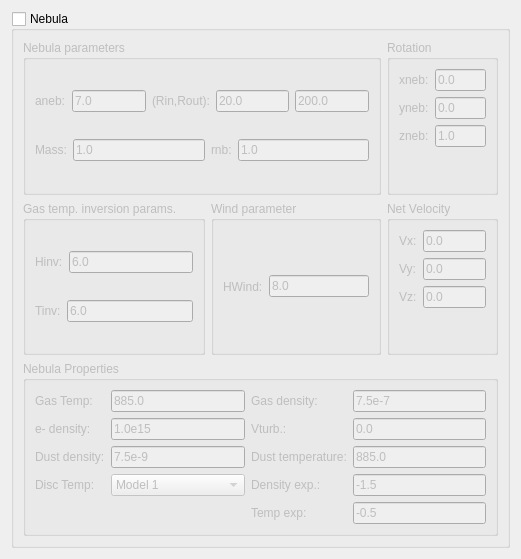
          <widget class="QWidget" name="scrollContentsNebula">
           <property name="geometry">
            <rect>
             <x>0</x>
             <y>-158</y>
             <width>521</width>
             <height>559</height>
            </rect>
           </property>
           <layout class="QVBoxLayout" name="verticalLayout_27">
            <item>
             <widget class="QGroupBox" name="groupNebula">
              <property name="toolTip">
               <string>&lt;html&gt;&lt;head/&gt;&lt;body&gt;&lt;p&gt;Protoplanetary disk/nebula around central object.&lt;/p&gt;&lt;/body&gt;&lt;/html&gt;</string>
              </property>
              <property name="title">
               <string>Nebula</string>
              </property>
              <property name="checkable">
               <bool>true</bool>
              </property>
              <property name="checked">
               <bool>false</bool>
              </property>
              <layout class="QGridLayout" name="gridLayout_19">
               <item row="0" column="2">
                <widget class="QGroupBox" name="groupOrientationnb">
                 <property name="toolTip">
                  <string>&lt;html&gt;&lt;head/&gt;&lt;body&gt;&lt;p&gt;Components of the unit aiming vector of the rotational axis of the Keplerian disc around emnb.&lt;/p&gt;&lt;/body&gt;&lt;/html&gt;</string>
                 </property>
                 <property name="title">
                  <string>Rotation</string>
                 </property>
                 <layout class="QFormLayout" name="formLayout_22">
                  <item row="0" column="0">
                   <widget class="QLabel" name="labelxnb">
                    <property name="toolTip">
                     <string>&lt;html&gt;&lt;head/&gt;&lt;body&gt;&lt;p&gt;xneb&lt;/p&gt;&lt;/body&gt;&lt;/html&gt;</string>
                    </property>
                    <property name="text">
                     <string>xneb:</string>
                    </property>
                   </widget>
                  </item>
                  <item row="0" column="1">
                   <widget class="QLineEdit" name="textxneb">
                    <property name="text">
                     <string>0.0</string>
                    </property>
                   </widget>
                  </item>
                  <item row="1" column="0">
                   <widget class="QLabel" name="labelynb">
                    <property name="toolTip">
                     <string>&lt;html&gt;&lt;head/&gt;&lt;body&gt;&lt;p&gt;yneb&lt;/p&gt;&lt;/body&gt;&lt;/html&gt;</string>
                    </property>
                    <property name="text">
                     <string>yneb:</string>
                    </property>
                   </widget>
                  </item>
                  <item row="1" column="1">
                   <widget class="QLineEdit" name="textyneb">
                    <property name="text">
                     <string>0.0</string>
                    </property>
                   </widget>
                  </item>
                  <item row="2" column="0">
                   <widget class="QLabel" name="labelznb">
                    <property name="toolTip">
                     <string>&lt;html&gt;&lt;head/&gt;&lt;body&gt;&lt;p&gt;zneb&lt;/p&gt;&lt;/body&gt;&lt;/html&gt;</string>
                    </property>
                    <property name="text">
                     <string>zneb:</string>
                    </property>
                   </widget>
                  </item>
                  <item row="2" column="1">
                   <widget class="QLineEdit" name="textzneb">
                    <property name="text">
                     <string>1.0</string>
                    </property>
                   </widget>
                  </item>
                 </layout>
                </widget>
               </item>
               <item row="2" column="0" colspan="3">
                <widget class="QGroupBox" name="groupNebProp">
                 <property name="toolTip">
                  <string>&lt;html&gt;&lt;head/&gt;&lt;body&gt;&lt;p&gt;Density and temperature of the nebula.&lt;/p&gt;&lt;/body&gt;&lt;/html&gt;</string>
                 </property>
                 <property name="title">
                  <string>Nebula Properties</string>
                 </property>
                 <layout class="QGridLayout" name="gridLayout_17">
                  <item row="3" column="2">
                   <widget class="QLabel" name="labeledennb">
                    <property name="toolTip">
                     <string>&lt;html&gt;&lt;head/&gt;&lt;body&gt;&lt;p&gt;edennb: Radial density dependence exponent of surface density (dens, ane and dust density are a function of r) Ne(r,z) ~ Rho_dust(r,z) ~ Rho_gas(r,z)&lt;/p&gt;&lt;/body&gt;&lt;/html&gt;</string>
                    </property>
                    <property name="text">
                     <string>Density exp.:</string>
                    </property>
                   </widget>
                  </item>
                  <item row="4" column="2">
                   <widget class="QLabel" name="labeletmpnb">
                    <property name="toolTip">
                     <string>&lt;html&gt;&lt;head/&gt;&lt;body&gt;&lt;p&gt;etmpnb: Exponent of radial temperature dependence.&lt;/p&gt;&lt;/body&gt;&lt;/html&gt;</string>
                    </property>
                    <property name="text">
                     <string>Temp exp:</string>
                    </property>
                   </widget>
                  </item>
                  <item row="1" column="3">
                   <widget class="QLineEdit" name="textvtrbnb">
                    <property name="text">
                     <string>0.0</string>
                    </property>
                   </widget>
                  </item>
                  <item row="0" column="0">
                   <widget class="QLabel" name="labeltempnb">
                    <property name="toolTip">
                     <string>&lt;html&gt;&lt;head/&gt;&lt;body&gt;&lt;p&gt;tempnb: Characteristic gas temperature [K].&lt;/p&gt;&lt;/body&gt;&lt;/html&gt;</string>
                    </property>
                    <property name="text">
                     <string>Gas Temp:</string>
                    </property>
                   </widget>
                  </item>
                  <item row="2" column="0">
                   <widget class="QLabel" name="labeldstdnb">
                    <property name="toolTip">
                     <string>&lt;html&gt;&lt;head/&gt;&lt;body&gt;&lt;p&gt;dstdnb: Dust density at rinnb [g/cm&lt;span style=&quot; vertical-align:super;&quot;&gt;3&lt;/span&gt;] (at midplane).&lt;/p&gt;&lt;/body&gt;&lt;/html&gt;</string>
                    </property>
                    <property name="text">
                     <string>Dust density:</string>
                    </property>
                   </widget>
                  </item>
                  <item row="0" column="1">
                   <widget class="QLineEdit" name="texttempnb">
                    <property name="text">
                     <string>885.0</string>
                    </property>
                   </widget>
                  </item>
                  <item row="4" column="3">
                   <widget class="QLineEdit" name="textetmpnb">
                    <property name="text">
                     <string>-0.5</string>
                    </property>
                   </widget>
                  </item>
                  <item row="2" column="2">
                   <widget class="QLabel" name="labeldsttnb">
                    <property name="toolTip">
                     <string>&lt;html&gt;&lt;head/&gt;&lt;body&gt;&lt;p&gt;dsttnb: Characteristic dust temperature [K].&lt;/p&gt;&lt;/body&gt;&lt;/html&gt;</string>
                    </property>
                    <property name="text">
                     <string>Dust temperature:</string>
                    </property>
                   </widget>
                  </item>
                  <item row="0" column="3">
                   <widget class="QLineEdit" name="textdensnb">
                    <property name="text">
                     <string>7.5e-7</string>
                    </property>
                   </widget>
                  </item>
                  <item row="3" column="3">
                   <widget class="QLineEdit" name="textedennb">
                    <property name="text">
                     <string>-1.5</string>
                    </property>
                   </widget>
                  </item>
                  <item row="2" column="3">
                   <widget class="QLineEdit" name="textdsttnb">
                    <property name="text">
                     <string>885.0</string>
                    </property>
                   </widget>
                  </item>
                  <item row="2" column="1">
                   <widget class="QLineEdit" name="textdstdnb">
                    <property name="text">
                     <string>7.5e-9</string>
                    </property>
                   </widget>
                  </item>
                  <item row="1" column="1">
                   <widget class="QLineEdit" name="textanenb">
                    <property name="text">
                     <string>1.0e15</string>
                    </property>
                   </widget>
                  </item>
                  <item row="0" column="2">
                   <widget class="QLabel" name="labeldensnb">
                    <property name="toolTip">
                     <string>&lt;html&gt;&lt;head/&gt;&lt;body&gt;&lt;p&gt;densnb: Gas density at rinnb (at midplane).&lt;/p&gt;&lt;/body&gt;&lt;/html&gt;</string>
                    </property>
                    <property name="text">
                     <string>Gas density:</string>
                    </property>
                   </widget>
                  </item>
                  <item row="1" column="0">
                   <widget class="QLabel" name="labelanenb">
                    <property name="toolTip">
                     <string>&lt;html&gt;&lt;head/&gt;&lt;body&gt;&lt;p&gt;anenb: Electron num. density at rinnb (at midplane).&lt;/p&gt;&lt;/body&gt;&lt;/html&gt;</string>
                    </property>
                    <property name="text">
                     <string>e- density:</string>
                    </property>
                   </widget>
                  </item>
                  <item row="1" column="2">
                   <widget class="QLabel" name="labelvtrbnb">
                    <property name="toolTip">
                     <string>&lt;html&gt;&lt;head/&gt;&lt;body&gt;&lt;p&gt;vtrbuf: Microturbulence [km/s].&lt;/p&gt;&lt;/body&gt;&lt;/html&gt;</string>
                    </property>
                    <property name="text">
                     <string>Vturb.:</string>
                    </property>
                   </widget>
                  </item>
                  <item row="3" column="1">
                   <widget class="QComboBox" name="comboitnb">
                    <item>
                     <property name="text">
                      <string>Model 1</string>
                     </property>
                    </item>
                    <item>
                     <property name="text">
                      <string>Model 2</string>
                     </property>
                    </item>
                    <item>
                     <property name="text">
                      <string>Model 3</string>
                     </property>
                    </item>
                   </widget>
                  </item>
                  <item row="3" column="0">
                   <widget class="QLabel" name="labelitnb">
                    <property name="toolTip">
                     <string>&lt;html&gt;&lt;head/&gt;&lt;body&gt;&lt;p&gt;Model 1: Nebula gas and dust temperatures are constant&lt;/p&gt;&lt;p&gt;Model 2: Nebula gas and dust temp. are a function of r only&lt;/p&gt;&lt;p&gt;T(r)=tempnb*(Rnb/r)**0.75*(1-(Rnb/r)**0.5)**0.25&lt;/p&gt;&lt;p&gt;T(r)=dsttuf*(Rnb/r)**0.75*(1-(Rnb/r)**0.5)**0.25&lt;/p&gt;&lt;p&gt;Model 3: Disc temperature as a power law (e.g. protopl. discs)&lt;/p&gt;&lt;p&gt;T(r)=tempnb*(r/rinnb)**etmpnb there may be a gas temperature inversion in z.&lt;/p&gt;&lt;/body&gt;&lt;/html&gt;</string>
                    </property>
                    <property name="text">
                     <string>Disc Temp:</string>
                    </property>
                   </widget>
                  </item>
                 </layout>
                </widget>
               </item>
               <item row="1" column="0">
                <widget class="QGroupBox" name="groupInvGasnb">
                 <property name="title">
                  <string>Gas temp. inversion params.</string>
                 </property>
                 <layout class="QGridLayout" name="gridLayout_18">
                  <item row="0" column="0">
                   <layout class="QHBoxLayout" name="horizontalLayout_13">
                    <item>
                     <widget class="QLabel" name="labelhinvnb">
                      <property name="toolTip">
                       <string>&lt;html&gt;&lt;head/&gt;&lt;body&gt;&lt;p&gt;hinvnb: Start of vertical gas temp. inversion in [H].&lt;/p&gt;&lt;/body&gt;&lt;/html&gt;</string>
                      </property>
                      <property name="text">
                       <string>Hinv:</string>
                      </property>
                     </widget>
                    </item>
                    <item>
                     <widget class="QLineEdit" name="texthinvnb">
                      <property name="text">
                       <string>6.0</string>
                      </property>
                     </widget>
                    </item>
                   </layout>
                  </item>
                  <item row="1" column="0">
                   <layout class="QHBoxLayout" name="horizontalLayout_14">
                    <item>
                     <widget class="QLabel" name="labeltinvnb">
                      <property name="toolTip">
                       <string>&lt;html&gt;&lt;head/&gt;&lt;body&gt;&lt;p&gt;tinvnb: Temperature multiplication factor in the inversion gas temp(z,r)=temp0(r)*tinvnb.&lt;/p&gt;&lt;/body&gt;&lt;/html&gt;</string>
                      </property>
                      <property name="text">
                       <string>Tinv:</string>
                      </property>
                     </widget>
                    </item>
                    <item>
                     <widget class="QLineEdit" name="texttinvnb">
                      <property name="text">
                       <string>6.0</string>
                      </property>
                     </widget>
                    </item>
                   </layout>
                  </item>
                 </layout>
                </widget>
               </item>
               <item row="1" column="2">
                <widget class="QGroupBox" name="groupNetVelnb">
                 <property name="toolTip">
                  <string>&lt;html&gt;&lt;head/&gt;&lt;body&gt;&lt;p&gt;Net velocity components of the center of the nebula [km/s].&lt;/p&gt;&lt;/body&gt;&lt;/html&gt;</string>
                 </property>
                 <property name="title">
                  <string>Net Velocity</string>
                 </property>
                 <layout class="QFormLayout" name="formLayout_21">
                  <item row="0" column="0">
                   <widget class="QLabel" name="labelvxnb">
                    <property name="toolTip">
                     <string>&lt;html&gt;&lt;head/&gt;&lt;body&gt;&lt;p&gt;vxnb&lt;/p&gt;&lt;/body&gt;&lt;/html&gt;</string>
                    </property>
                    <property name="text">
                     <string>Vx:</string>
                    </property>
                   </widget>
                  </item>
                  <item row="0" column="1">
                   <widget class="QLineEdit" name="textvxnb">
                    <property name="text">
                     <string>0.0</string>
                    </property>
                   </widget>
                  </item>
                  <item row="1" column="0">
                   <widget class="QLabel" name="labelvynb">
                    <property name="toolTip">
                     <string>&lt;html&gt;&lt;head/&gt;&lt;body&gt;&lt;p&gt;vynb&lt;/p&gt;&lt;/body&gt;&lt;/html&gt;</string>
                    </property>
                    <property name="text">
                     <string>Vy:</string>
                    </property>
                   </widget>
                  </item>
                  <item row="1" column="1">
                   <widget class="QLineEdit" name="textvynb">
                    <property name="text">
                     <string>0.0</string>
                    </property>
                   </widget>
                  </item>
                  <item row="2" column="0">
                   <widget class="QLabel" name="labelvznb">
                    <property name="toolTip">
                     <string>&lt;html&gt;&lt;head/&gt;&lt;body&gt;&lt;p&gt;vznb&lt;/p&gt;&lt;/body&gt;&lt;/html&gt;</string>
                    </property>
                    <property name="text">
                     <string>Vz:</string>
                    </property>
                   </widget>
                  </item>
                  <item row="2" column="1">
                   <widget class="QLineEdit" name="textvznb">
                    <property name="text">
                     <string>0.0</string>
                    </property>
                   </widget>
                  </item>
                 </layout>
                </widget>
               </item>
               <item row="1" column="1">
                <widget class="QGroupBox" name="groupBox">
                 <property name="title">
                  <string>Wind parameter</string>
                 </property>
                 <layout class="QHBoxLayout" name="horizontalLayout_15">
                  <item>
                   <widget class="QLabel" name="labelhwindnb">
                    <property name="toolTip">
                     <string>&lt;html&gt;&lt;head/&gt;&lt;body&gt;&lt;p&gt;hwindnb: Vertical scale-height of the wind region rho(z)=rho(0)*dexp(-erz**2/hscale**2/2.d0) but for z&amp;gt;hwindnb*H rho(z)=rho(0)*dexp(-hwindnb**2/2.d0) i.e. rho(z)=rho(hwindnb*H)= const electron n.d. and dust density are proportional to gas and thus will also have wind region.&lt;/p&gt;&lt;/body&gt;&lt;/html&gt;</string>
                    </property>
                    <property name="text">
                     <string>HWind:</string>
                    </property>
                   </widget>
                  </item>
                  <item>
                   <widget class="QLineEdit" name="texthwindnb">
                    <property name="text">
                     <string>8.0</string>
                    </property>
                   </widget>
                  </item>
                 </layout>
                </widget>
               </item>
               <item row="0" column="0" colspan="2">
                <widget class="QGroupBox" name="groupNebParams">
                 <property name="title">
                  <string>Nebula parameters</string>
                 </property>
                 <layout class="QVBoxLayout" name="verticalLayout_28">
                  <item>
                   <layout class="QHBoxLayout" name="horizontalLayout_11">
                    <item>
                     <widget class="QLabel" name="labelaneb">
                      <property name="toolTip">
                       <string>&lt;html&gt;&lt;head/&gt;&lt;body&gt;&lt;p&gt;aneb: Vertical extension of nebula at particular r in [H] extension(r)=+-aneb* H(r).&lt;/p&gt;&lt;/body&gt;&lt;/html&gt;</string>
                      </property>
                      <property name="text">
                       <string>aneb:</string>
                      </property>
                     </widget>
                    </item>
                    <item>
                     <widget class="QLineEdit" name="textaneb">
                      <property name="text">
                       <string>7.0</string>
                      </property>
                     </widget>
                    </item>
                    <item>
                     <widget class="QLabel" name="labelrinroutnb">
                      <property name="toolTip">
                       <string>&lt;html&gt;&lt;head/&gt;&lt;body&gt;&lt;p&gt;rinnb: Inner radius of the nebula [R_sol].&lt;/p&gt;&lt;p&gt;routnb: Outer radius of the nebula [R_sol].&lt;/p&gt;&lt;/body&gt;&lt;/html&gt;</string>
                      </property>
                      <property name="text">
                       <string>(Rin,Rout):</string>
                      </property>
                     </widget>
                    </item>
                    <item>
                     <widget class="QLineEdit" name="textrinnb">
                      <property name="text">
                       <string>20.0</string>
                      </property>
                     </widget>
                    </item>
                    <item>
                     <widget class="QLineEdit" name="textroutnb">
                      <property name="text">
                       <string>200.0</string>
                      </property>
                     </widget>
                    </item>
                   </layout>
                  </item>
                  <item>
                   <layout class="QHBoxLayout" name="horizontalLayout_12">
                    <item>
                     <widget class="QLabel" name="labelemnb">
                      <property name="toolTip">
                       <string>&lt;html&gt;&lt;head/&gt;&lt;body&gt;&lt;p&gt;emnb: Mass of the object in the nebula center [M_sol].&lt;/p&gt;&lt;/body&gt;&lt;/html&gt;</string>
                      </property>
                      <property name="text">
                       <string>Mass:</string>
                      </property>
                     </widget>
                    </item>
                    <item>
                     <widget class="QLineEdit" name="textemnb">
                      <property name="text">
                       <string>1.0</string>
                      </property>
                     </widget>
                    </item>
                    <item>
                     <widget class="QLabel" name="labelrnb">
                      <property name="toolTip">
                       <string>&lt;html&gt;&lt;head/&gt;&lt;body&gt;&lt;p&gt;rnb: Radius of the object in the ufo center [R_sol].&lt;/p&gt;&lt;/body&gt;&lt;/html&gt;</string>
                      </property>
                      <property name="text">
                       <string>rnb:</string>
                      </property>
                     </widget>
                    </item>
                    <item>
                     <widget class="QLineEdit" name="textrnb">
                      <property name="text">
                       <string>1.0</string>
                      </property>
                     </widget>
                    </item>
                   </layout>
                  </item>
                 </layout>
                </widget>
               </item>
              </layout>
             </widget>
            </item>
           </layout>
          </widget>
